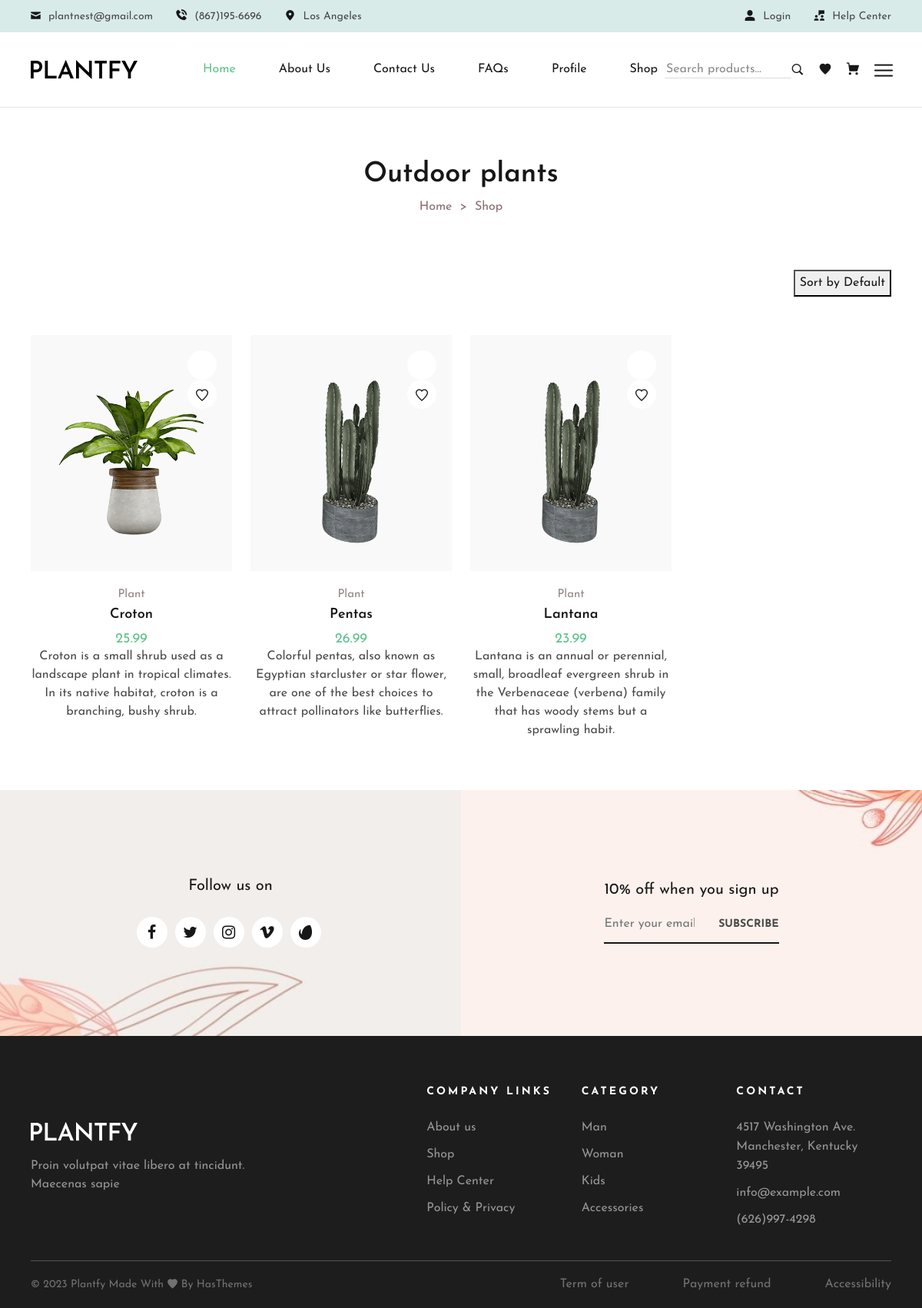
/plantfy/shop-fullwidth.php?id=2, run on an earlier commit of the app's database.
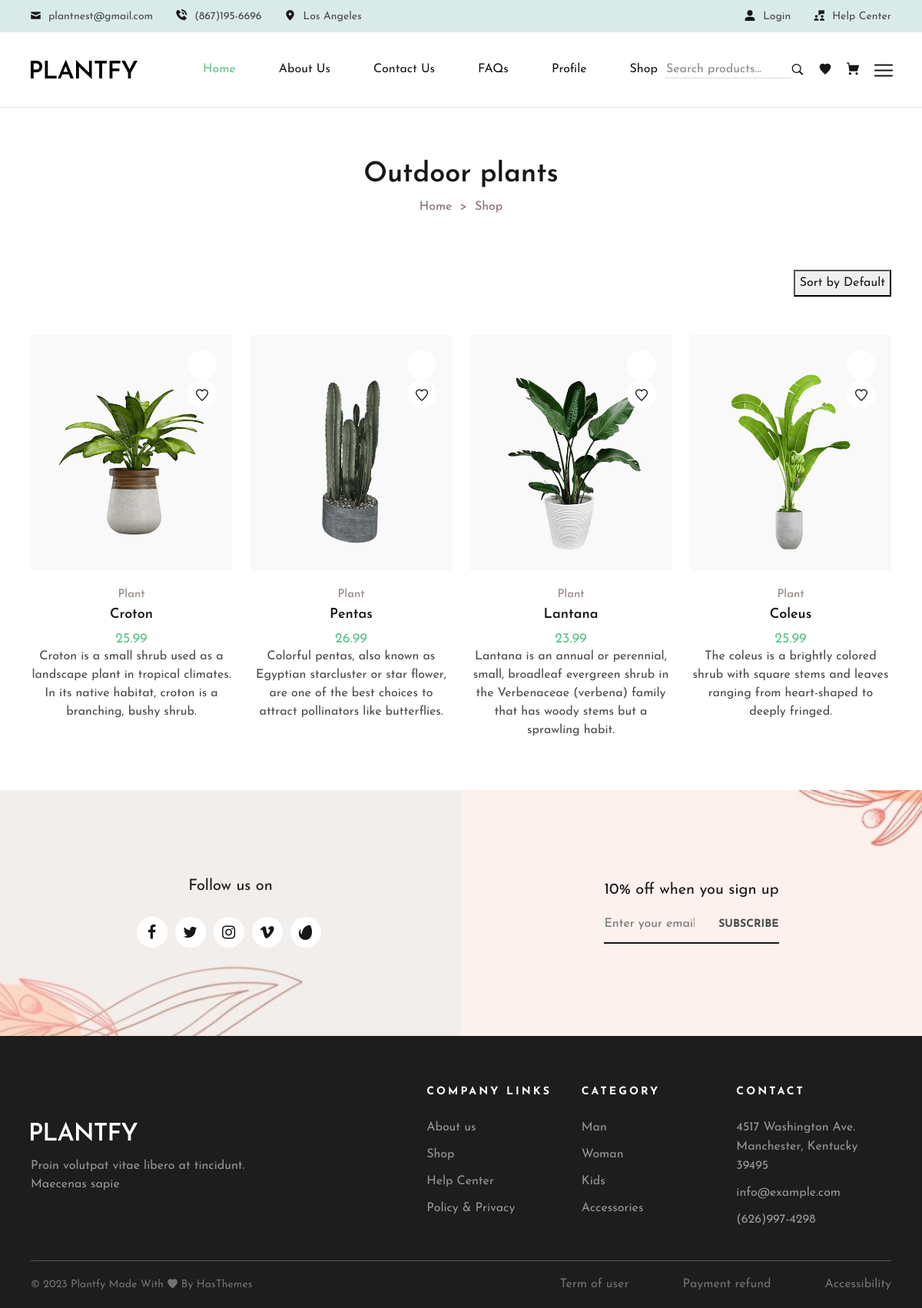
And on a later commit of the database.
### tables this page shows
CREATE TABLE `categories` (
  `categoryID` int(11) NOT NULL,
  `categoryName` varchar(225) DEFAULT NULL,
  `categoryImage` varchar(225) DEFAULT NULL
);

CREATE TABLE `products` (
  `productID` int(11) NOT NULL,
  `productName` varchar(225) DEFAULT NULL,
  `productDescription` varchar(225) DEFAULT NULL,
  `productPrice` varchar(225) DEFAULT NULL,
  `productImage` varchar(225) DEFAULT NULL,
  `productStock` varchar(255) NOT NULL,
  `categoryID` int(11) DEFAULT NULL
);

### plantfy/php/query.php (called while the page is built, shortened)
<?php
include_once('models/config.php');
include_once("models/auth.php");
?>
<?php
$authModel = new Auth();
?>

### plantfy/models/auth.php (called while the page is built, shortened)
<?php
class Auth
{
    function showSingleProduct($ctg_id, $pdo)
    {
        $query = $pdo->prepare("Select * from products where categoryID = :id");
        $query->bindParam("id", $ctg_id);
        $query->execute();
        $products = $query->fetchAll(PDO::FETCH_ASSOC);
        return $products;
    }
}

### plantfy/shop-fullwidth.php (the view, shortened to what the changed rows need)
<?php
include("./components/header.php");
?>
<main>
    <div class="breadcrumb-section">
        <div class="container-fluid custom-container">
            <div class="breadcrumb-wrapper text-center">
                <?php
                if (isset($_GET['id'])) {
                    $ctg_id = $_GET['id'];
                    $query = $pdo->prepare("Select categoryName from categories where categoryID = :id");
                    $query->bindParam("id", $ctg_id);
                    $query->execute();
                    $categoryTitle = $query->fetchAll(PDO::FETCH_ASSOC);
                    foreach ($categoryTitle as $title) {
                        ?>
                        <h2 class="breadcrumb-wrapper__title">
                            <?php echo $title['categoryName'] ?>
                        </h2>
                        <?php
                    }
                    ?>
                    <ul class="breadcrumb-wrapper__items justify-content-center">
                        <li><a href="index.html">Home</a></li>
                        <li><span>Shop</span></li>
                    </ul>
                </div>
            </div>
        </div>
        <div class="shop-section section-padding-2">
            <div class="container-fluid custom-container">
                <div class="shop-wrapper">
                    <div class="row">
                        <?php
                        if (isset($_POST['sortByPrice'])) {
                            $products = $authModel->showSingleProductByPriceSort($ctg_id, $pdo);
                        } else {
                            $products = $authModel->showSingleProduct($ctg_id, $pdo);
                        }
                        foreach ($products as $item) {
                            ?>
                            <div class="col-lg-3 col-md-4 col-sm-6">
                                <div class="single-product js-scroll ShortFadeInUp">
                                    <a href="product-single.php?id=<?php echo $item['productID'] ?>">
                                        <div class="single-product__thumbnail">
                                        <div class="single-product__thumbnail--meta-3">
                                        <a href="?wishlist=<?php echo $item['productID'] ?>&userId=<?php echo $userID ?>"
                                            data-bs-tooltip="tooltip" data-bs-placement="top"
                                            data-bs-title="Add to wishlist" data-bs-custom-class="p-meta-tooltip"
                                            aria-label="wishlist">
                                            <i class="lastudioicon-heart-2"></i>
                                        </a>
                                    </div>
                                            <div class="single-product__thumbnail--holder">
                                                <a href="product-single.php?id=<?php echo $item['productID'] ?>">
                                                    <img src="assets/images/products/<?php echo $item['productImage'] ?>"
                                                        alt="Product" width="344" height="370" />
                                                </a>
                                            </div>
                                        </div>
                                        <div class="single-product__info text-center">
                                            <div class="single-product__info--tags">
                                                <a href="#">Plant</a>
                                            </div>
                                            <h3 class="single-product__info--title">
                                                <a href="product-single.php?id=<?php echo $item['productID'] ?>">
                                                    <?php echo $item['productName'] ?>
                                                </a>
                                            </h3>
                                            <div class="single-product__info--price">
                                                <ins>
                                                    <?php echo $item['productPrice'] ?>
                                                </ins>
                                            </div>
                                            <div>
                                                <p>
                                                    <?php echo $item['productDescription'] ?>
                                                </p>
                                            </div>
                                        </div>
                                    </a>
                                </div>
                            </div>
                            <?php
                        }
                }
                ?>
                </div>
            </div>
        </div>
    </div>
</main>
<?php
include("./components/footer.php");
?>

What changed in the data, as far as the page shows it:
changed products "Lantana": productImage: a different picture
added products: productImage (picture), productName "Coleus", productPrice "25.99", productDescription "The coleus is a brightly colored shrub with square stems and leaves ranging from heart-shaped to deeply fringed."
